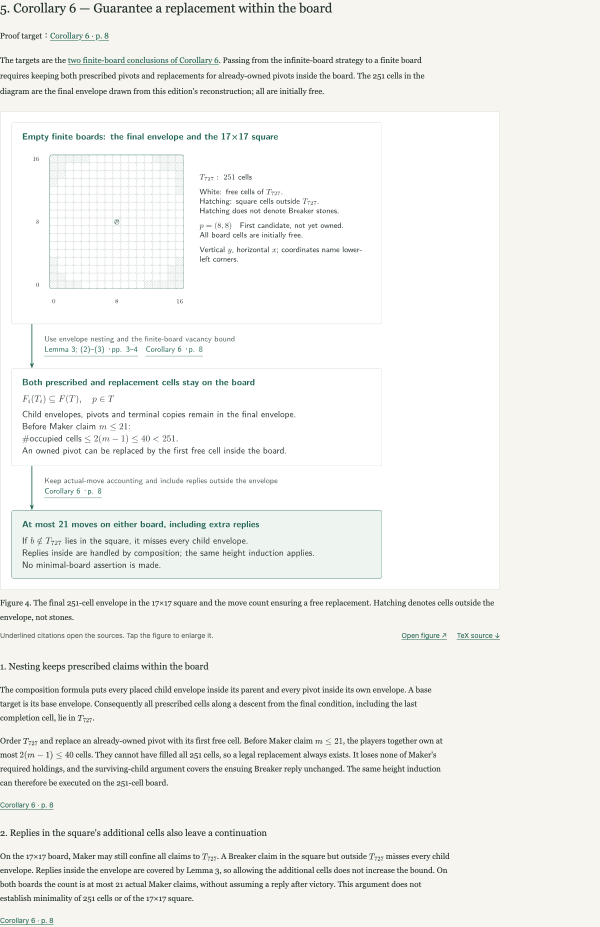
#> input picture coordination/catalog-187/astra-20261015/screens/article.en.1280.section-5.png, 1200 x 1854 px, given in place of schnell.ja.1280.section-0.png, which was not available (shown at 1/2 size)
$ python make-comparisons.py
#> lines starting #> are read from the running program, lines starting #| are printed output that depends on the picture; pictures that were not available may be replaced by others from this repository, and a replacement may not be noted
from pathlib import Path
from PIL import Image,ImageDraw
root=Path(__file__).resolve().parent/'screens'
for lang in ['ja','en']:
 for width in [1280,375]:
  pairs=[('claims',f'schnell.{lang}.{width}.section-0.png',f'article.{lang}.{width}.section-0.png'),('references',f'orbifold.{lang}.{width}.section-0.png',f'article.{lang}.{width}.section-1.png'),('inventory',f'catalog034.{lang}.{width}.section-0.png',f'overview.{lang}.{width}.section-0.png')]
  for kind,old,new in pairs:
   ims=[];target=700 if width==1280 else 375
   for name in [old,new]:
    im=Image.open(root/name).convert('RGB');im=im.crop((0,0,im.width if width==1280 else min(339,im.width),min(im.height,1500 if width==1280 else 1600)));im.thumbnail((target,1700));ims.append(im)
#> further down, im is the input picture: PIL image 1200x1854 RGB; mean R, G, B 242.4, 242.4, 238.7
#> after `im = im.crop((0, 0, im.width if width == 1280 else min(339, im.width),`:
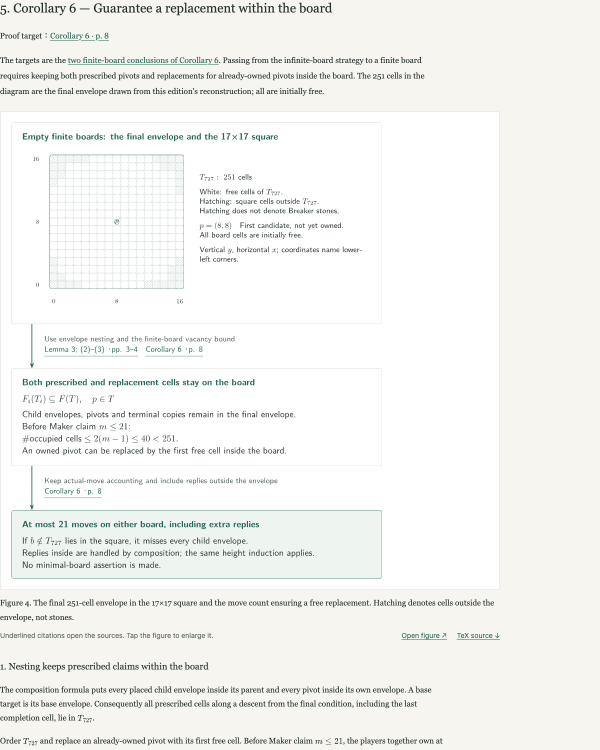
#> im: PIL image 1200x1500 RGB (shown at 1/2 size); mean R, G, B 243.7, 243.9, 240.8
#> after `im.thumbnail((target, 1700))`:
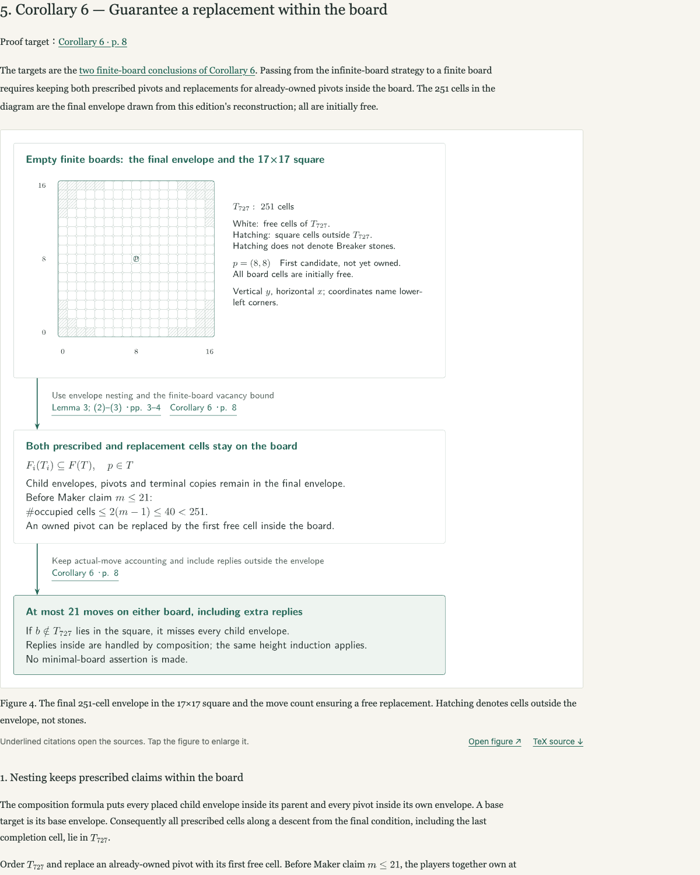
#> im: PIL image 700x875 RGB; mean R, G, B 243.6, 243.8, 240.7
   out=Image.new('RGB',(2*target+36,max(i.height for i in ims)+50),'white');d=ImageDraw.Draw(out)
#> after `out = Image.new('RGB', (2 * target + 36, max((i.height for i in ims)) `: out: PIL image 1436x925 RGB; every value is 255
   for i,im in enumerate(ims):out.paste(im,(12+i*(target+12),40));d.text((12+i*(target+12),12),('Reference' if i==0 else 'Astra 187')+' / '+lang+' / '+str(width),fill='black')
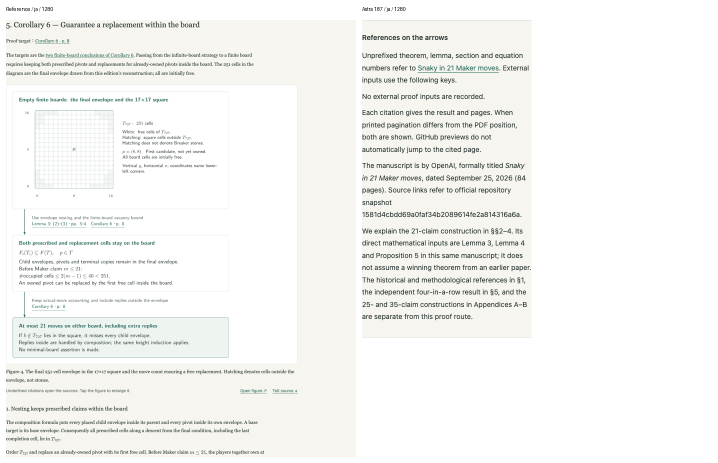
#> out: PIL image 1436x925 RGB (shown at 1/2 size); mean R, G, B 245.2, 245.3, 242.9
#> (the run stopped early here; a loop or call above may not have finished)

$ run again, on coordination/catalog-187/astra-20261015/screens/article.ja.1280.section-0.png
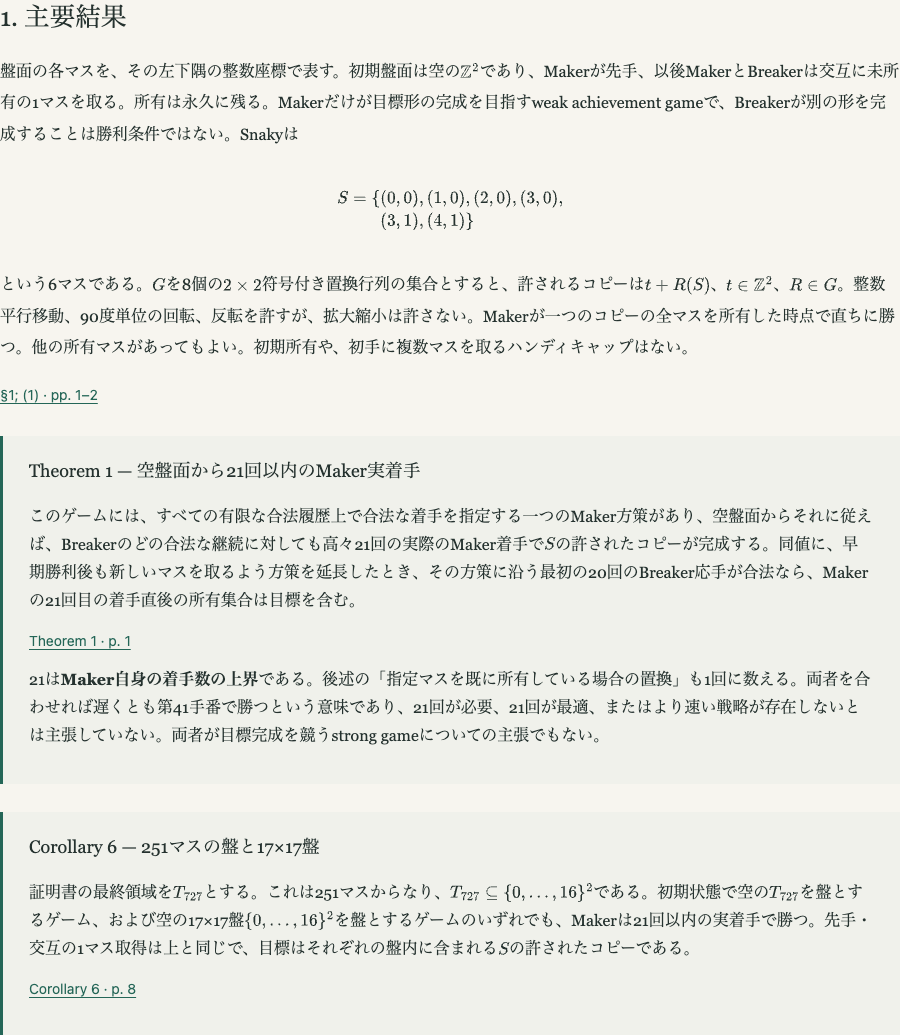
#> input picture coordination/catalog-187/astra-20261015/screens/article.ja.1280.section-0.png, 900 x 1035 px, given in place of schnell.ja.1280.section-0.png, which was not available
#> im is the input picture: PIL image 900x1035 RGB; mean R, G, B 233.4, 233.8, 227.9
#> im: PIL image 700x805 RGB
#> after the loop `for i,im in enumerate(ims):out.paste(im,(12+i*(target+12),40));d.text(..`:
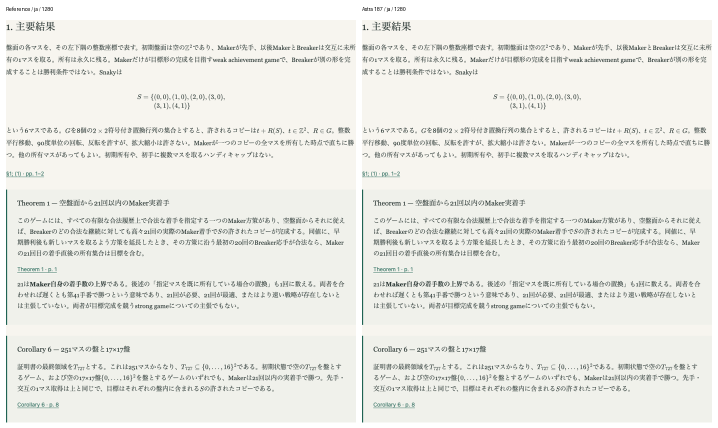
#> out: PIL image 1436x855 RGB (shown at 1/2 size); mean R, G, B 235.1, 235.5, 230.1

$ run again, on coordination/catalog-187/astra-20261015/screens/compare-references.en.1280.png
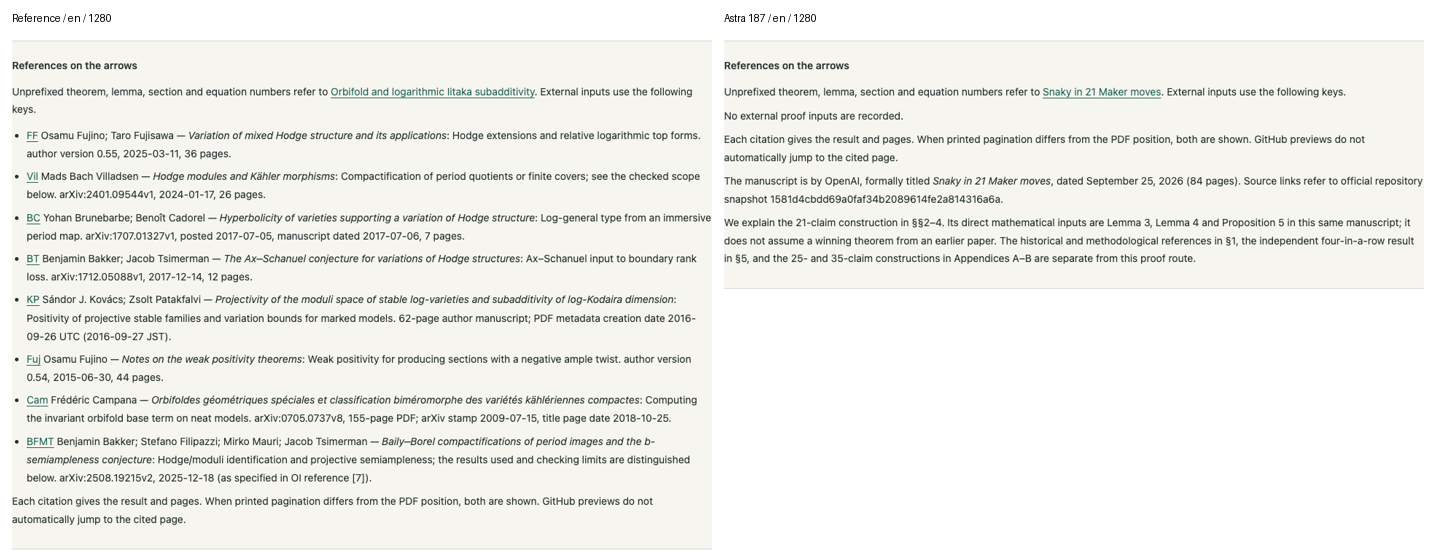
#> input picture coordination/catalog-187/astra-20261015/screens/compare-references.en.1280.png, 1436 x 560 px, given in place of schnell.ja.1280.section-0.png, which was not available
#> im is the input picture: PIL image 1436x560 RGB; mean R, G, B 240.3, 239.8, 235.9
#> `im.thumbnail((target, 1700))`:
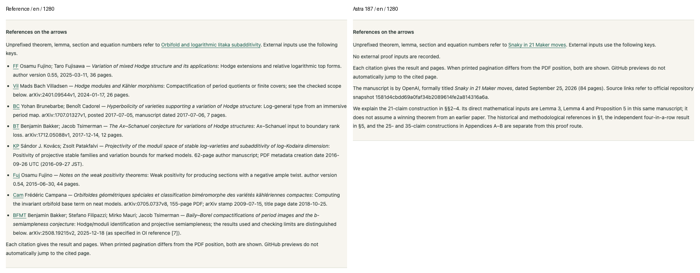
#> im: PIL image 700x273 RGB; mean R, G, B 240.3, 239.8, 235.9
#> after the loop `for i,im in enumerate(ims):out.paste(im,(12+i*(target+12),40));d.text(..`:
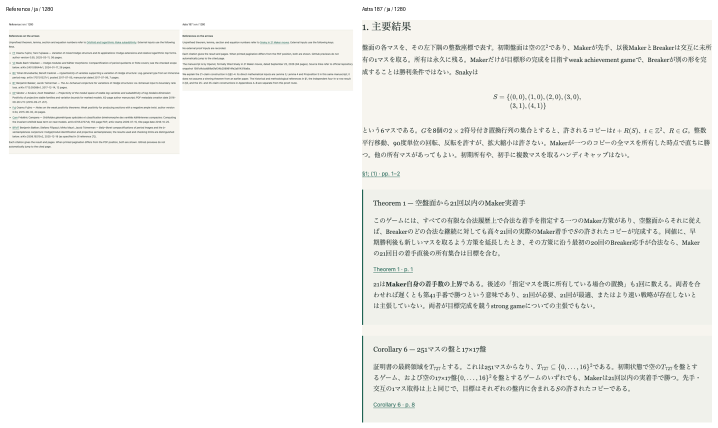
#> out: PIL image 1436x855 RGB (shown at 1/2 size); mean R, G, B 242.7, 242.8, 239.5
